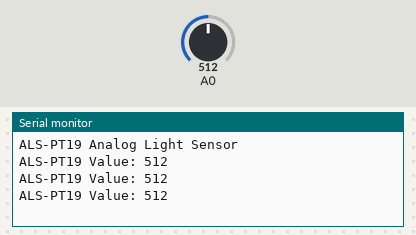
Recording of a sketch running on a simulated Arduino Uno, built with avr-gcc and run on an emulated ATmega328P. On the bench: the last lines printed to the serial monitor. Inputs (shaded band) come from the test bench; at power-on: A0 = 512.

Above: at 1.3 s.
1.4 s: A0 set to 716
At 1.9 s:
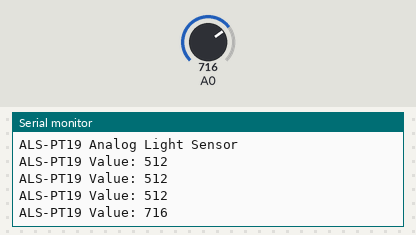
2.9 s: A0 set to 900
At 3.4 s:
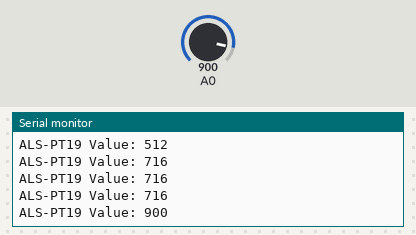
Timing chart, 0 to 5.9 s (numbered marks = the images above; inputs shaded):
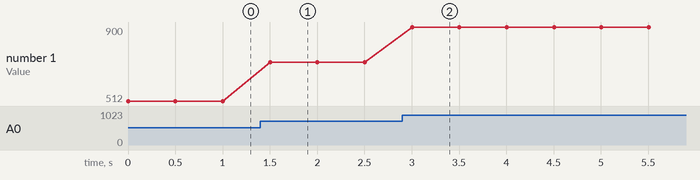

Measured:
- after the input at 1.4 s, the serial monitor: prints a new line after 0.10 s (image 1)
- after the input at 2.9 s, the serial monitor: prints a new line after 0.10 s (image 2)
- plotted number 1: 512 → 716 after the input at 1.4 s, 716 → 900 after the input at 2.9 s

The sketch:

ALS-PT19_Serial.ino
```cpp
void setup()
{
  // initialize serial communication
  Serial.begin(115200);
  while (!Serial) {
        delay(100);
    }
  Serial.println("ALS-PT19 Analog Light Sensor");
}


void loop()
{
  // read the ALS-PT19 Analog Light Sensor on analog pin 0:
  int sensorValue = analogRead(A0);
  // print out the value you read:
  Serial.print("ALS-PT19 Value: ");
  Serial.println(sensorValue);
  Serial.println("");
  delay(500);        // delay in between reads for stability
}
```
